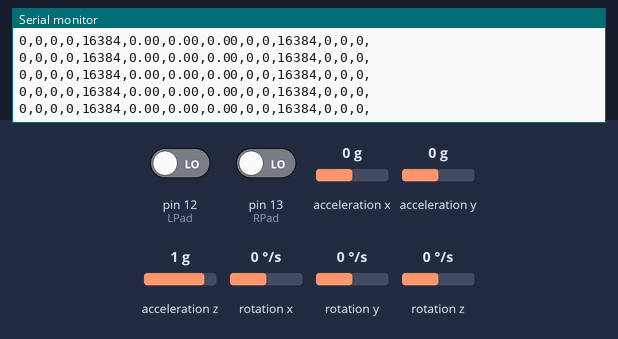
Recording of a sketch running on a simulated Arduino Uno, built with avr-gcc and run on an emulated ATmega328P. Parts: the last lines printed to the serial monitor. Inputs (shaded band) come from the test bench; at power-on: acceleration x 0 g, acceleration y 0 g, acceleration z 1 g, rotation x 0 °/s, rotation y 0 °/s, rotation z 0 °/s, pin 12 (LPad) LOW, pin 13 (RPad) LOW.

Above: at 1.2 s.
1.3 s: acceleration x set to -1.4 g
At 2.3 s:
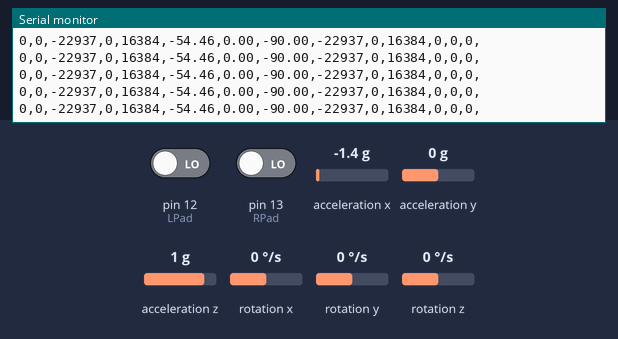
4.3 s: acceleration y set to -1.4 g
At 5.3 s:
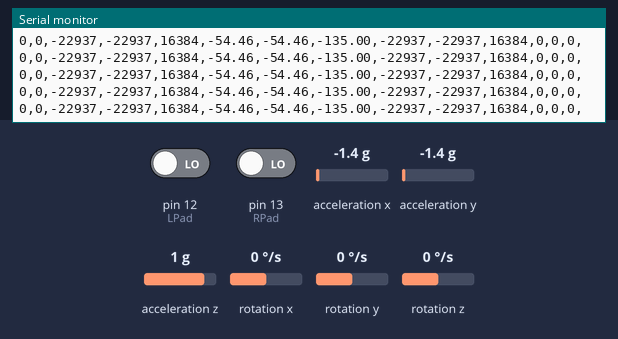
7.3 s: acceleration z set to -1.4 g
At 7.9 s:
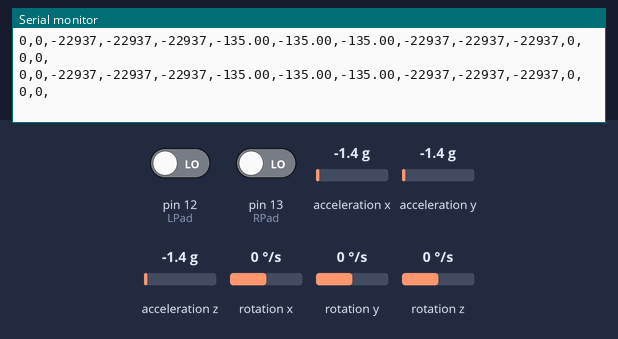
10.3 s: rotation x set to -192 °/s
At 11.4 s:
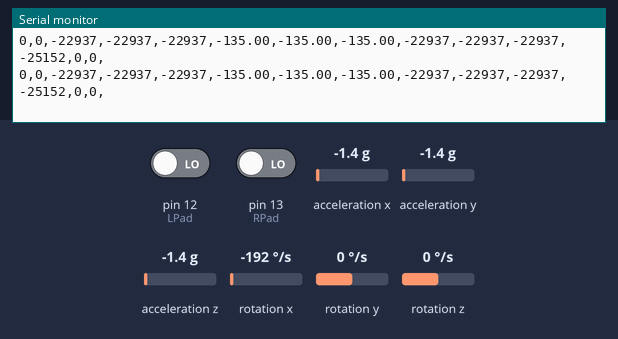
13.3 s: rotation y set to -192 °/s
At 14.4 s:
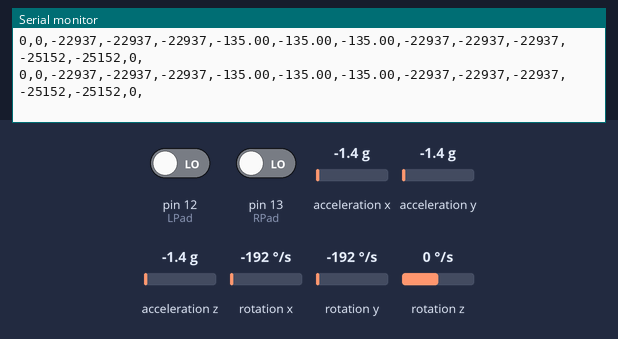
16.3 s: rotation z set to 100 °/s
At 17.0 s:
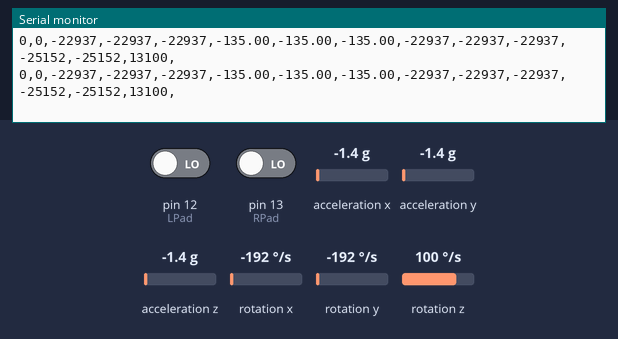
Timing chart, 0 to 19.3 s (numbered marks = the images above; inputs shaded):
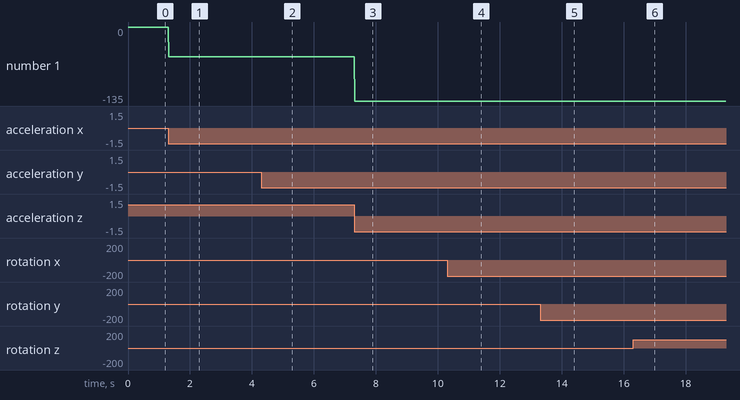

Measured:
- after the input at 1.3 s, the serial monitor: prints a new line at once (image 1)
- after the input at 4.3 s, the serial monitor: prints a new line at once (image 2)
- after the input at 7.3 s, the serial monitor: prints a new line at once (image 3)
- after the input at 10.3 s, the serial monitor: prints a new line at once (image 4)
- after the input at 13.3 s, the serial monitor: prints a new line at once (image 5)
- after the input at 16.3 s, the serial monitor: prints a new line at once (image 6)
- plotted number 1: 0 → -54.46 after the input at 1.3 s

The sketch:

Controller.ino
```cpp
/*
 * Setup for MPU6050:
 *    VCC -> 5V
 *    GND -> GND
 *    SCL -> A5
 *    SDA -> A4
 *    INT -> D2
 */

#include <RedBot.h>
#include "I2Cdev.h"
#include "MPU6050.h"

#if I2CDEV_IMPLEMENTATION == I2CDEV_ARDUINO_WIRE
    #include "Wire.h"
#endif


RedBotAccel accelerometer;
MPU6050 accelerometer2;

// Accelerometer 2 (MPU6050 will save data to these addresses)
int16_t ax, ay, az;
int16_t gx, gy, gz;

// Footpad Pins
int LPad = 12;
int RPad = 13;

void setup(void)
{
  Wire.begin();
  Serial.begin(57600);
  pinMode(LPad, INPUT);
  pinMode(RPad, INPUT);
  accelerometer2.initialize();
}

void loop(void)
{
   readFootPads();
   readDataL();
   readDataR();
}

void readDataL() {

  accelerometer.read();

  // Accelerometer X read
  Serial.print(accelerometer.x); Serial.print(",");

  // Accelerometer Y read
  Serial.print(accelerometer.y); Serial.print(",");

  // Accelerometer Z read
  Serial.print(accelerometer.z); Serial.print(",");

  // Angle read XZ
  Serial.print(accelerometer.angleXZ); Serial.print(",");

  // Angle read YZ
  Serial.print(accelerometer.angleYZ); Serial.print(",");

  // Angle read XY
  Serial.print(accelerometer.angleXY); Serial.print(",");
}

void readDataR() {

  accelerometer2.getMotion6(&ax, &ay, &az, &gx, &gy, &gz);

  Serial.print(ax); Serial.print(",");
  Serial.print(ay); Serial.print(",");
  Serial.print(az); Serial.print(",");
  Serial.print(gx); Serial.print(",");
  Serial.print(gy); Serial.print(",");
  Serial.print(gz); Serial.println(",");
}

/*
 * Prints
 */
void readFootPads(){
    // Left footpad
  Serial.print(digitalRead(LPad));
  Serial.print(",");

  // Right footpad
  Serial.print(digitalRead(RPad));
  Serial.print(",");

}
```
